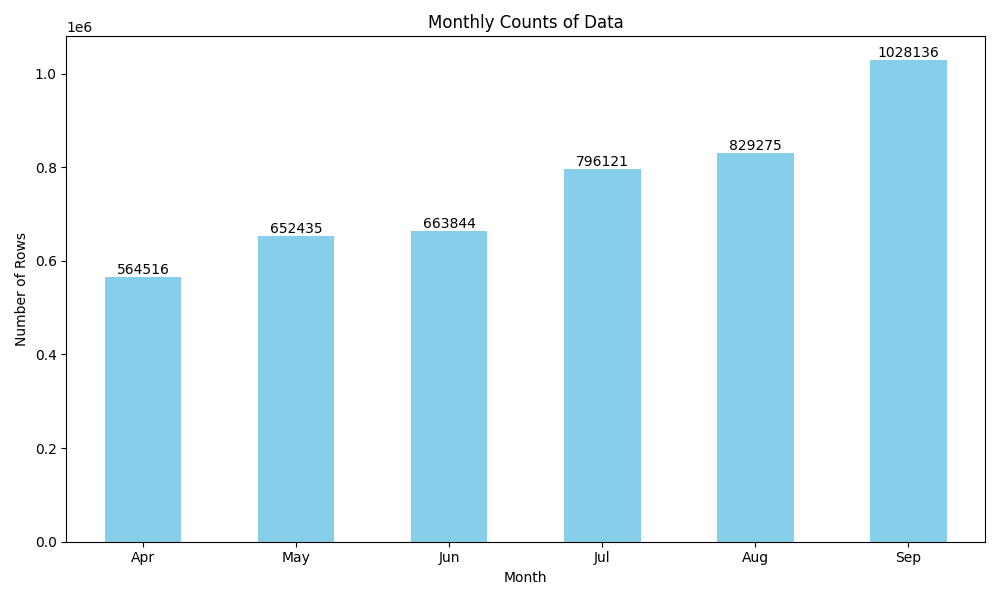

The script that drew this image:
import pandas as pd
import matplotlib.pyplot as plt

# Combined_data.csvファイルを読み込む
combined_data = pd.read_csv('Combined_data.csv')

# 'Date/Time' 列を日付型に変換
combined_data['Date/Time'] = pd.to_datetime(combined_data['Date/Time'])

# 月ごとの行数を計算
monthly_counts = combined_data.resample('M', on='Date/Time').size()

# 棒グラフで月毎の行数を表示
plt.figure(figsize=(10, 6))
ax = monthly_counts.plot(kind='bar', color='skyblue')
plt.title('Monthly Counts of Data')
plt.xlabel('Month')
plt.ylabel('Number of Rows')
plt.xticks(rotation=0)  # X軸のラベルの回転角度を0度に設定

# 値を棒グラフに表示
for i, v in enumerate(monthly_counts):
    ax.text(i, v + 10, str(v), ha='center', va='bottom')

# X軸のラベルを設定
plt.xticks(range(len(monthly_counts)), ["Apr", "May", "Jun", "Jul", "Aug", "Sep"])

plt.tight_layout()
plt.show()
